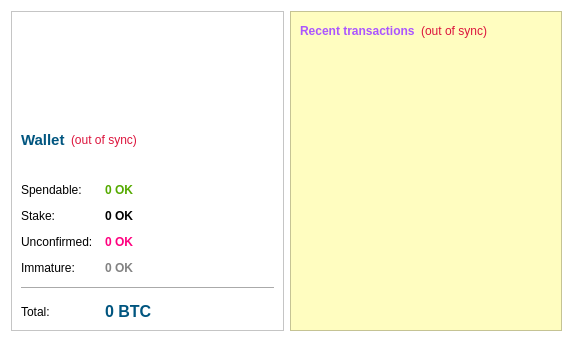
<?xml version="1.0" encoding="UTF-8"?>
<ui version="4.0">
 <class>OverviewPage</class>
 <widget class="QWidget" name="OverviewPage">
  <property name="geometry">
   <rect>
    <x>0</x>
    <y>0</y>
    <width>573</width>
    <height>342</height>
   </rect>
  </property>
  <property name="windowTitle">
   <string>Form</string>
  </property>
  <property name="autoFillBackground">
   <bool>false</bool>
  </property>
  <property name="styleSheet">
   <string notr="true">background-color: rgb(255, 255, 255);</string>
  </property>
  <layout class="QHBoxLayout" name="horizontalLayout" stretch="1,1">
   <item>
    <layout class="QVBoxLayout" name="verticalLayout_2">
     <item>
      <widget class="QFrame" name="frame">
       <property name="frameShape">
        <enum>QFrame::StyledPanel</enum>
       </property>
       <property name="frameShadow">
        <enum>QFrame::Raised</enum>
       </property>
       <layout class="QVBoxLayout" name="verticalLayout_4">
        <item>
         <widget class="QLabel" name="label_2">
          <property name="minimumSize">
           <size>
            <width>230</width>
            <height>75</height>
           </size>
          </property>
          <property name="styleSheet">
           <string notr="true">image: url(:/images/res/images/logo.png);</string>
          </property>
          <property name="text">
           <string/>
          </property>
         </widget>
        </item>
        <item>
         <layout class="QHBoxLayout" name="horizontalLayout_4">
          <item>
           <widget class="QLabel" name="label_5">
            <property name="font">
             <font>
              <pointsize>11</pointsize>
              <weight>75</weight>
              <bold>true</bold>
             </font>
            </property>
            <property name="styleSheet">
             <string notr="true">color: rgb(0, 85, 127);</string>
            </property>
            <property name="text">
             <string>Wallet</string>
            </property>
           </widget>
          </item>
          <item>
           <widget class="QLabel" name="labelWalletStatus">
            <property name="toolTip">
             <string>The displayed information may be out of date. Your wallet automatically synchronizes with the PokeCoin network after a connection is established, but this process has not completed yet.</string>
            </property>
            <property name="styleSheet">
             <string notr="true">QLabel { color: #DC143C; }</string>
            </property>
            <property name="text">
             <string notr="true">(out of sync)</string>
            </property>
            <property name="alignment">
             <set>Qt::AlignLeading|Qt::AlignLeft|Qt::AlignVCenter</set>
            </property>
           </widget>
          </item>
          <item>
           <spacer name="horizontalSpacer_2">
            <property name="orientation">
             <enum>Qt::Horizontal</enum>
            </property>
            <property name="sizeHint" stdset="0">
             <size>
              <width>40</width>
              <height>20</height>
             </size>
            </property>
           </spacer>
          </item>
         </layout>
        </item>
        <item>
         <layout class="QFormLayout" name="formLayout_2">
          <property name="fieldGrowthPolicy">
           <enum>QFormLayout::AllNonFixedFieldsGrow</enum>
          </property>
          <property name="horizontalSpacing">
           <number>12</number>
          </property>
          <property name="verticalSpacing">
           <number>12</number>
          </property>
          <item row="0" column="0">
           <widget class="QLabel" name="label">
            <property name="text">
             <string>Spendable:</string>
            </property>
           </widget>
          </item>
          <item row="0" column="1">
           <widget class="QLabel" name="labelBalance">
            <property name="font">
             <font>
              <weight>75</weight>
              <bold>true</bold>
             </font>
            </property>
            <property name="cursor">
             <cursorShape>IBeamCursor</cursorShape>
            </property>
            <property name="toolTip">
             <string>Your current spendable balance</string>
            </property>
            <property name="styleSheet">
             <string notr="true">color: rgb(85, 170, 0);</string>
            </property>
            <property name="text">
             <string notr="true">0 OK</string>
            </property>
            <property name="textInteractionFlags">
             <set>Qt::LinksAccessibleByMouse|Qt::TextSelectableByKeyboard|Qt::TextSelectableByMouse</set>
            </property>
           </widget>
          </item>
          <item row="1" column="0">
           <widget class="QLabel" name="label_6">
            <property name="text">
             <string>Stake:</string>
            </property>
           </widget>
          </item>
          <item row="1" column="1">
           <widget class="QLabel" name="labelStake">
            <property name="font">
             <font>
              <weight>75</weight>
              <bold>true</bold>
             </font>
            </property>
            <property name="cursor">
             <cursorShape>IBeamCursor</cursorShape>
            </property>
            <property name="toolTip">
             <string>Total of coins that was staked, and do not yet count toward the current balance</string>
            </property>
            <property name="styleSheet">
             <string notr="true"/>
            </property>
            <property name="text">
             <string notr="true">0 OK</string>
            </property>
            <property name="textInteractionFlags">
             <set>Qt::LinksAccessibleByMouse|Qt::TextSelectableByKeyboard|Qt::TextSelectableByMouse</set>
            </property>
           </widget>
          </item>
          <item row="2" column="0">
           <widget class="QLabel" name="label_3">
            <property name="text">
             <string>Unconfirmed:</string>
            </property>
           </widget>
          </item>
          <item row="2" column="1">
           <widget class="QLabel" name="labelUnconfirmed">
            <property name="font">
             <font>
              <weight>75</weight>
              <bold>true</bold>
             </font>
            </property>
            <property name="cursor">
             <cursorShape>IBeamCursor</cursorShape>
            </property>
            <property name="toolTip">
             <string>Total of transactions that have yet to be confirmed, and do not yet count toward the current balance</string>
            </property>
            <property name="styleSheet">
             <string notr="true">color: rgb(255, 0, 127);
</string>
            </property>
            <property name="text">
             <string notr="true">0 OK</string>
            </property>
            <property name="textInteractionFlags">
             <set>Qt::LinksAccessibleByMouse|Qt::TextSelectableByKeyboard|Qt::TextSelectableByMouse</set>
            </property>
           </widget>
          </item>
          <item row="3" column="0">
           <widget class="QLabel" name="labelImmatureText">
            <property name="text">
             <string>Immature:</string>
            </property>
           </widget>
          </item>
          <item row="3" column="1">
           <widget class="QLabel" name="labelImmature">
            <property name="font">
             <font>
              <weight>75</weight>
              <bold>true</bold>
             </font>
            </property>
            <property name="toolTip">
             <string>Mined balance that has not yet matured</string>
            </property>
            <property name="styleSheet">
             <string notr="true">color: rgb(130, 130, 130);</string>
            </property>
            <property name="text">
             <string notr="true">0 OK</string>
            </property>
            <property name="textInteractionFlags">
             <set>Qt::LinksAccessibleByMouse|Qt::TextSelectableByKeyboard|Qt::TextSelectableByMouse</set>
            </property>
           </widget>
          </item>
          <item row="4" column="0" colspan="2">
           <widget class="Line" name="line">
            <property name="orientation">
             <enum>Qt::Horizontal</enum>
            </property>
           </widget>
          </item>
          <item row="5" column="0">
           <widget class="QLabel" name="labelTotalText">
            <property name="text">
             <string>Total:</string>
            </property>
           </widget>
          </item>
          <item row="5" column="1">
           <widget class="QLabel" name="labelTotal">
            <property name="font">
             <font>
              <pointsize>12</pointsize>
              <weight>75</weight>
              <bold>true</bold>
              <stylestrategy>PreferAntialias</stylestrategy>
             </font>
            </property>
            <property name="cursor">
             <cursorShape>IBeamCursor</cursorShape>
            </property>
            <property name="toolTip">
             <string>Your current total balance</string>
            </property>
            <property name="styleSheet">
             <string notr="true">color: rgb(0, 85, 127);</string>
            </property>
            <property name="text">
             <string notr="true">0 BTC</string>
            </property>
            <property name="textInteractionFlags">
             <set>Qt::LinksAccessibleByMouse|Qt::TextSelectableByKeyboard|Qt::TextSelectableByMouse</set>
            </property>
           </widget>
          </item>
         </layout>
        </item>
       </layout>
      </widget>
     </item>
    </layout>
   </item>
   <item>
    <layout class="QVBoxLayout" name="verticalLayout_3">
     <item>
      <widget class="QFrame" name="frame_2">
       <property name="styleSheet">
        <string notr="true">background-color: rgb(255, 253, 192);</string>
       </property>
       <property name="frameShape">
        <enum>QFrame::StyledPanel</enum>
       </property>
       <property name="frameShadow">
        <enum>QFrame::Raised</enum>
       </property>
       <layout class="QVBoxLayout" name="verticalLayout">
        <item>
         <layout class="QHBoxLayout" name="horizontalLayout_2">
          <item>
           <widget class="QLabel" name="label_4">
            <property name="styleSheet">
             <string notr="true">color: rgb(170, 85, 255);</string>
            </property>
            <property name="text">
             <string>&lt;b&gt;Recent transactions&lt;/b&gt;</string>
            </property>
           </widget>
          </item>
          <item>
           <widget class="QLabel" name="labelTransactionsStatus">
            <property name="toolTip">
             <string>The displayed information may be out of date. Your wallet automatically synchronizes with the PokeCoin network after a connection is established, but this process has not completed yet.</string>
            </property>
            <property name="styleSheet">
             <string notr="true">QLabel { color: #DC143C; }</string>
            </property>
            <property name="text">
             <string notr="true">(out of sync)</string>
            </property>
            <property name="alignment">
             <set>Qt::AlignRight|Qt::AlignTrailing|Qt::AlignVCenter</set>
            </property>
           </widget>
          </item>
          <item>
           <spacer name="horizontalSpacer">
            <property name="orientation">
             <enum>Qt::Horizontal</enum>
            </property>
            <property name="sizeHint" stdset="0">
             <size>
              <width>40</width>
              <height>20</height>
             </size>
            </property>
           </spacer>
          </item>
         </layout>
        </item>
        <item>
         <widget class="QListView" name="listTransactions">
          <property name="styleSheet">
           <string notr="true">QListView { background: transparent; }</string>
          </property>
          <property name="frameShape">
           <enum>QFrame::NoFrame</enum>
          </property>
          <property name="verticalScrollBarPolicy">
           <enum>Qt::ScrollBarAlwaysOff</enum>
          </property>
          <property name="horizontalScrollBarPolicy">
           <enum>Qt::ScrollBarAlwaysOff</enum>
          </property>
          <property name="selectionMode">
           <enum>QAbstractItemView::NoSelection</enum>
          </property>
         </widget>
        </item>
       </layout>
      </widget>
     </item>
    </layout>
   </item>
  </layout>
 </widget>
 <resources/>
 <connections/>
</ui>
